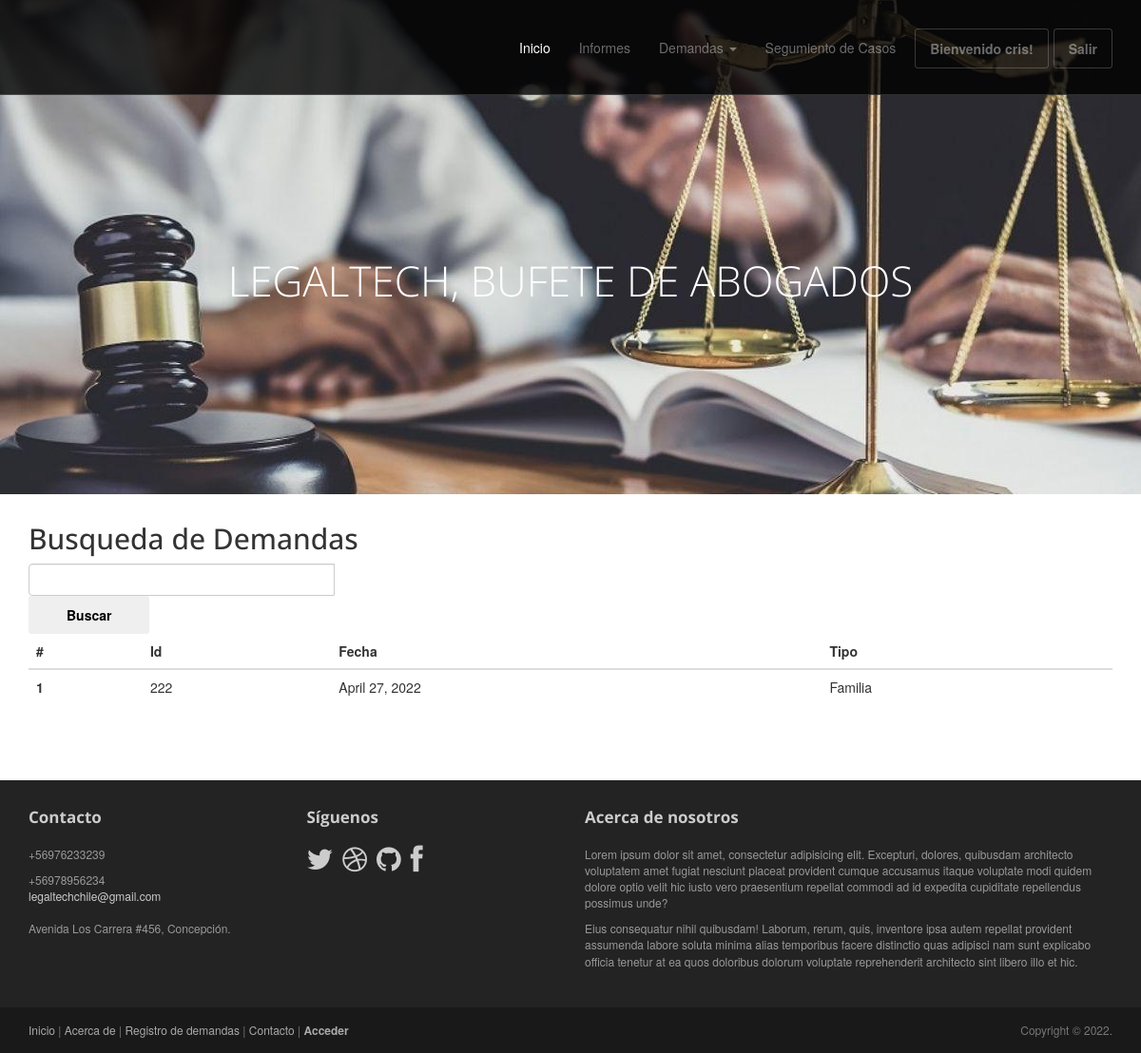
The page /busqueda/ (signed in) on the database as committed earlier.
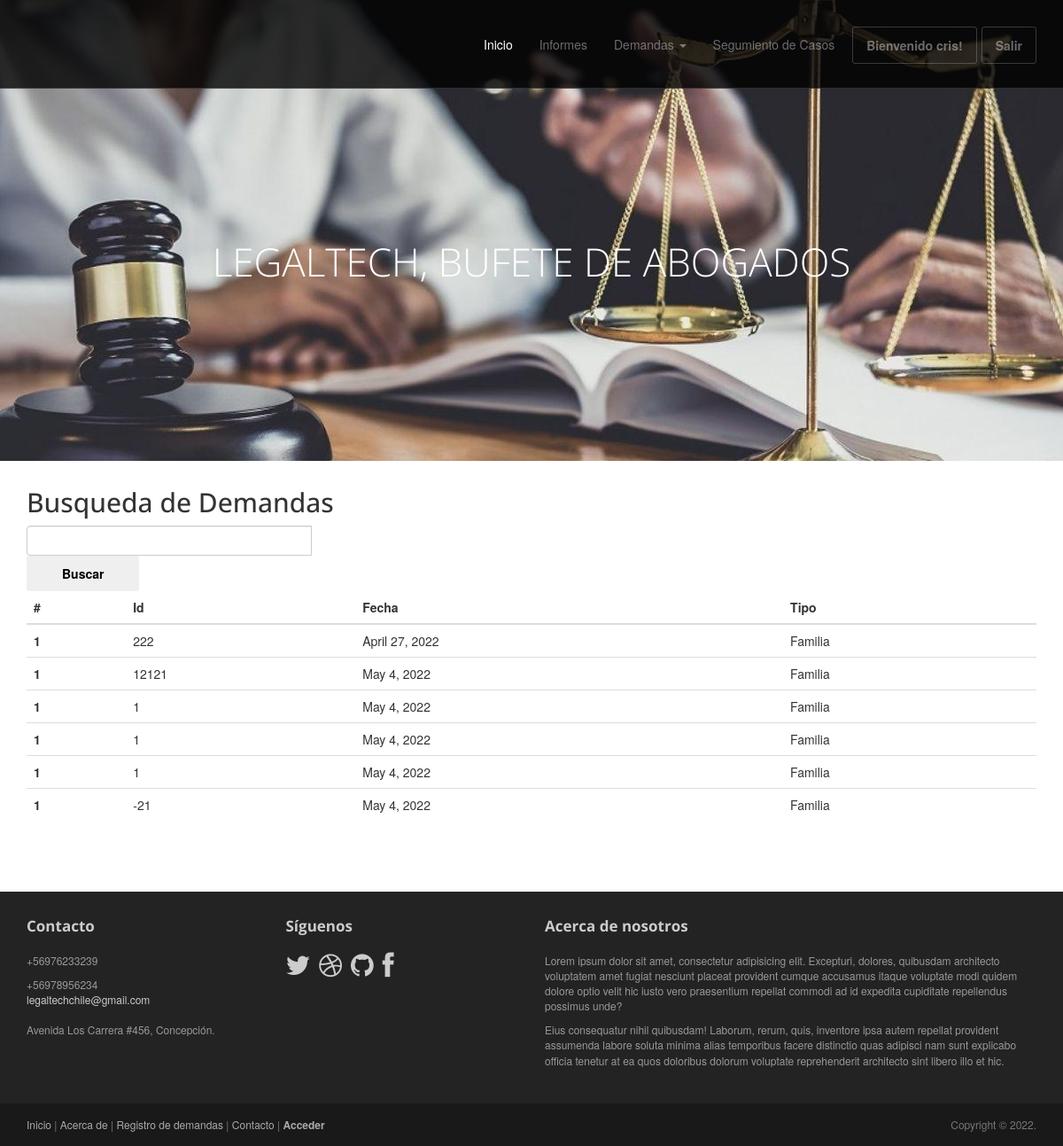
The same page on the database as committed later.
### applegal/models.py (models this page shows, shortened)
class Demanda(models.Model):
    id_demanda = models.IntegerField()
    author = models.ForeignKey(settings.AUTH_USER_MODEL, on_delete=models.CASCADE)
    fecha = models.DateField(default=timezone.now)
    hora = models.TimeField(default=timezone.now)
    detalle = models.TextField()
    tipodemanda = models.ForeignKey(Tipodemanda, on_delete=models.CASCADE,blank=True,null=True)
    rut1 = models.IntegerField(null=True,blank=True)
    dv1 = models.CharField(max_length=2,null=True,blank=True,default='')
    nombre1 = models.CharField(max_length=25,null=True,blank=True,default='')
    apellido1 = models.CharField(max_length=25,null=True,blank=True,default='')
    telefono1 = models.IntegerField(null=True,blank=True)
    comuna1 = models.ForeignKey(Comuna,related_name='comuna1',on_delete=models.CASCADE,null=True,blank=True)
    rut2 = models.IntegerField(null=True,blank=True)
    dv2 = models.CharField(max_length=2,null=True,blank=True,default='')
    nombre2 = models.CharField(max_length=30,null=True,blank=True,default='')
    apellido2 = models.CharField(max_length=25,null=True,blank=True,default='')
    telefono2 = models.IntegerField(null=True,blank=True)
    comuna2 = models.ForeignKey(Comuna,related_name='comuna2',on_delete=models.CASCADE,null=True,blank=True)

class Tipodemanda(models.Model):
    nombre = models.CharField(max_length=25)
    def __str__(self):
        return self.nombre

### applegal/views.py (the view)
# urls.py: path('busqueda/',login_required(views.busqueda),name='busqueda'),
def busqueda(request):
    busqueda = request.GET.get("buscar")
    demanda = Demanda.objects.all()
    if busqueda:
        demanda = Demanda.objects.filter(
            Q(id_demanda__icontains= busqueda)
        ).distinct()
    contexto={
        'demanda':demanda,
    }
    return render(request,'applegal/buscar.html',contexto)

### applegal/templates/applegal/buscar.html
{% extends 'applegal/base.html' %}
{% block content %}
<header id="head">
    <div class="container">
        <div class="row">
            <h1 class="lead">LEGALTECH, BUFETE DE ABOGADOS</h1>
        </div>
    </div>
</header>
<div class="container">
    <h2>Busqueda de Demandas</h2>
	<form method="GET">
        <div class="input-group">
            <input type="text" class="form-control" name="buscar" value="{{request.GET.buscar}}" >
            <button type="submit" class='btn' >Buscar</button>
        </div>
    </form>
	<table class="table table-dark">
		<thead>
		  <tr>
			<th scope="col">#</th>
			<th scope="col">Id</th>
			<th scope="col">Fecha</th>
			<th scope="col">Tipo</th>
		  </tr>
		</thead>
		<tbody>
			{% for d in demanda %}
		  <tr>
			<th scope="row">1</th>
			<td>{{d.id_demanda}}</td>
			<td>{{d.fecha}}</td>
            <td>{{d.tipodemanda}}</td>
 		  </tr>
		  {% endfor %}
		</tbody>
	  </table>
</div>
{% endblock %}

Rows that differ between the two databases and show on the page:
added Demanda: id_demanda "12121", fecha "May 4, 2022", tipodemanda "Familia"
added Demanda: id_demanda "1", fecha "May 4, 2022", tipodemanda "Familia"
added Demanda: id_demanda "1", fecha "May 4, 2022", tipodemanda "Familia"
added Demanda: id_demanda "1", fecha "May 4, 2022", tipodemanda "Familia"
added Demanda: id_demanda "-21", fecha "May 4, 2022", tipodemanda "Familia"
